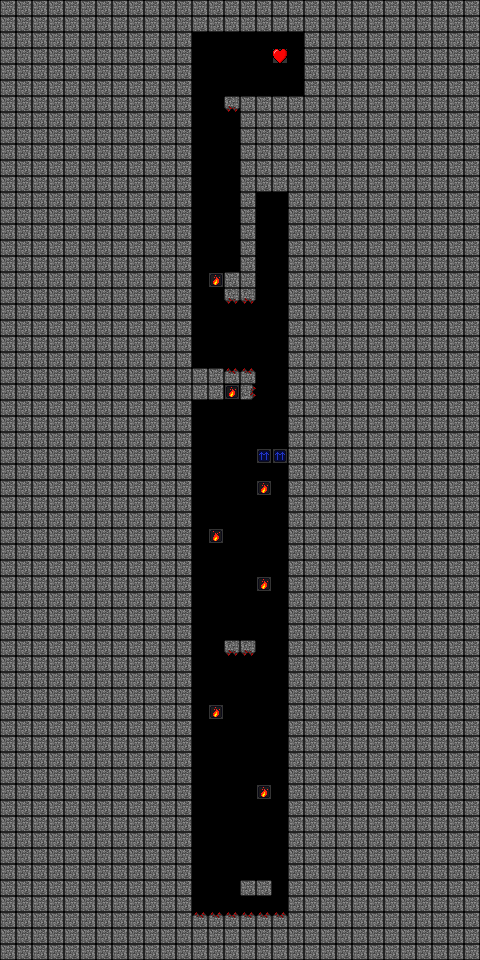

A level layout from a 2D game, rendered from its tile map. Below: a short description, then the map file with tile-grid data replaced by summaries:
An orthogonal 30x60 tile map with 16x16 px tiles, 1 tile layer (blocks) and 7 objects.

<map version="1.0" orientation="orthogonal" width="30" height="60" tilewidth="16" tileheight="16">
 <properties>
  <property name="height" value="60" />
  <property name="max_blocks" value="3:-1:-1" />
  <property name="width" value="30" />
 </properties>
 <tileset firstgid="1" source="blocks.tsx" />
 <layer name="blocks" width="30" height="60">
  <data>[1800 cells, 1517 non-empty, 10 distinct tile ids]</data>
 </layer>
 <objectgroup name="objects" width="30" height="60">
  <object x="224" y="176" width="16" height="96">
   <properties>
    <property name="gravity" value="" />
   </properties>
  </object>
  <object x="224" y="272" width="32" height="160">
   <properties>
    <property name="gravity" value="" />
   </properties>
  </object>
  <object x="224" y="432" width="32" height="160">
   <properties>
    <property name="gravity" value="" />
   </properties>
  </object>
  <object x="224" y="592" width="32" height="160">
   <properties>
    <property name="gravity" value="" />
   </properties>
  </object>
  <object x="224" y="752" width="32" height="96">
   <properties>
    <property name="gravity" value="" />
   </properties>
  </object>
  <object x="240" y="864" width="16" height="16">
   <properties>
    <property name="spawn_point" value="" />
   </properties>
  </object>
  <object x="224" y="112" width="16" height="64">
   <properties>
    <property name="gravity" value="" />
   </properties>
  </object>
 </objectgroup>
</map>
